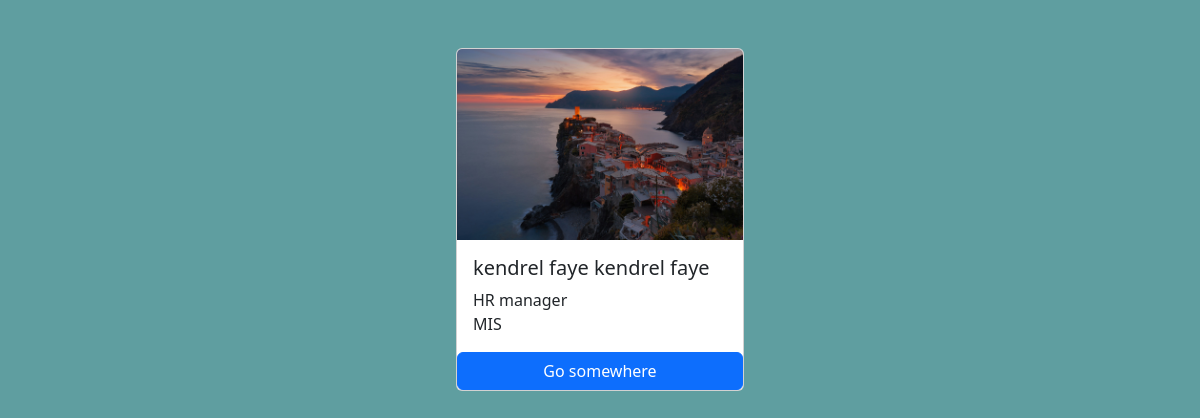
Screenshot of /employees/2/ with the database file from the repository.
### employees/models.py (models this page shows, shortened)
class employado(models.Model):
    first_name = models.CharField(max_length=100)
    last_name = models.CharField(max_length=100)
    designated = models.CharField(max_length=100)
    department = models.CharField(max_length=100)
    address = models.CharField(max_length=100)
    email = models.EmailField(max_length=100, unique=True)
    phone = models.CharField(max_length=11)
    photo = models.ImageField(upload_to="img")
    created = models.DateTimeField(auto_now_add=True)
    updated = models.DateTimeField(auto_now=True)

### employees/views.py (the view)
# urls.py: path("<int:pk>/", views.employee_detail, name="employee_detail"),
def employee_detail(request, pk):
    employee_profile = get_object_or_404(employado, pk=pk)
    context = {
        "employee_profile": employee_profile,
    }
    return render(request, "employee_detail.html", context)

### templates/employee_detail.html (shortened to what this page needs)
{% load static %}
<!DOCTYPE html>
<html lang="en">
<head>
    <link href="https://cdn.jsdelivr.net/npm/bootstrap@5.3.3/dist/css/bootstrap.min.css" rel="stylesheet">
    <link rel="stylesheet" href="{% static 'css/style.css' %}">
</head>
<body>
    <div class="container pt-5">
        <div class="card m-auto" style="width: 18rem;">
            <img src="{{ employee_profile.photo.url }}" class="card-img-top" alt="...">
            <div class="card-body">
              <h5 class="card-title">{{ employee_profile.first_name }} {{ employee_profile.first_name }}</h5>
              <p class="card-text m-0">{{ employee_profile.designated }}</p>
              <p class="card-text m-0">{{ employee_profile.department }}</p>
            </div>
            <a href="{% url 'home' %}" class="btn btn-primary">Go somewhere</a>
          </div>
    </div>
</body>
</html>

### mysite/static/css/style.css (style rules this page uses)
body { background-color: cadetblue; }

### rows the page displays
employado: photo (picture), first_name "kendrel faye", designated "HR manager", department "MIS"
